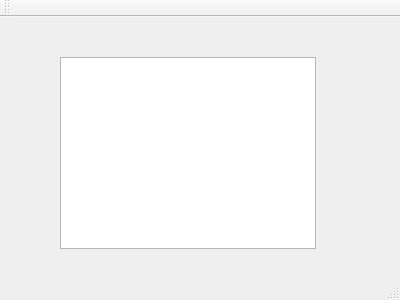
<?xml version="1.0" encoding="UTF-8"?>
<ui version="4.0">
 <class>MainWindow</class>
 <widget class="QMainWindow" name="MainWindow">
  <property name="geometry">
   <rect>
    <x>0</x>
    <y>0</y>
    <width>400</width>
    <height>300</height>
   </rect>
  </property>
  <property name="windowTitle">
   <string>MainWindow</string>
  </property>
  <widget class="QWidget" name="centralWidget">
   <widget class="QTextBrowser" name="textBrowser">
    <property name="geometry">
     <rect>
      <x>60</x>
      <y>40</y>
      <width>256</width>
      <height>192</height>
     </rect>
    </property>
   </widget>
  </widget>
  <widget class="QMenuBar" name="menuBar">
   <property name="geometry">
    <rect>
     <x>0</x>
     <y>0</y>
     <width>400</width>
     <height>21</height>
    </rect>
   </property>
  </widget>
  <widget class="QToolBar" name="mainToolBar">
   <attribute name="toolBarArea">
    <enum>TopToolBarArea</enum>
   </attribute>
   <attribute name="toolBarBreak">
    <bool>false</bool>
   </attribute>
  </widget>
  <widget class="QStatusBar" name="statusBar"/>
 </widget>
 <layoutdefault spacing="6" margin="11"/>
 <resources/>
 <connections/>
</ui>
